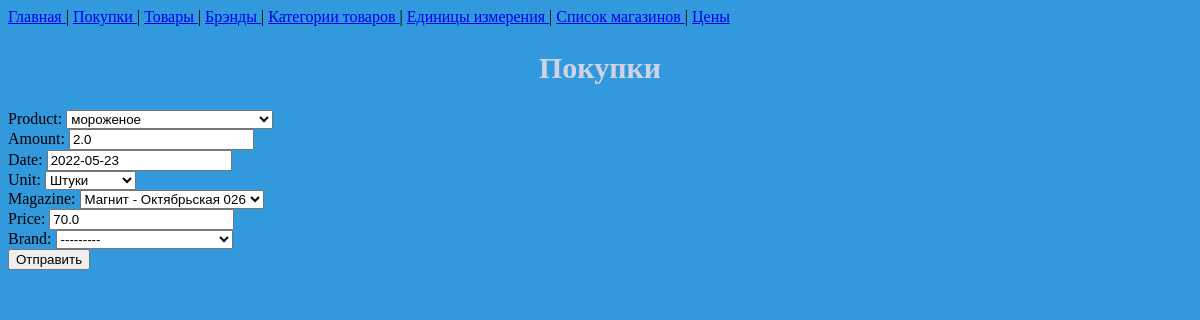
Page /buy/9 on the committed database.
### buy/models.py (models this page shows, shortened)
class Buy(models.Model):
    product = models.ForeignKey(Product, on_delete=models.PROTECT)
    amount = models.FloatField(validators=[MinValueValidator(0), ])
    date = models.DateField()
    unit = models.ForeignKey(Unit, on_delete=models.PROTECT)
    magazine = models.ForeignKey(Magazine, models.PROTECT)
    price = models.FloatField(validators=[MinValueValidator(0), ])
    brand = models.ForeignKey(Brand, models.PROTECT, null=True, blank=True)

### buy/views.py (the view)
# urls.py: path('buy/<int:pk>', views.UpdateBuy.as_view(), name='update-buy'),
class UpdateBuy(UpdateView):
    model = Buy
    form_class = BuyForm
    template_name = 'buy/buy.html'
    success_url = '/buy'

### buy/forms.py
class BuyForm(forms.ModelForm):
    class Meta:
        model = Buy
        fields = '__all__'

### buy/models.py (called while the page is built)
    def __str__(self):
        return self.name

    def __str__(self):
        return self.name

    def __str__(self):
        return self.name

    def __str__(self):
        return f'{self.name} - {self.address}'

### buy/templates/buy/buy.html (shortened to what this page needs)
{% extends 'buy/base.html' %}
{% block content %}
    {% include 'includes/navbar.html' %}
    <h2>Покупки  </h2>
    <form method="post">
        {% for field in form %}
            <div class="form-style {% if field.errors %} errors {% endif %} ">
                {{ field.label_tag }}
                {{ field }}
            </div>
        {% endfor %}
        <button type="submit">Отправить</button>
    </form>
{% endblock %}

### static/css/base.css (style rules this page uses)
html { background-color: #3199dc; }
h2 { color: #d2d2e5; text-align: center; font-family: "Comic Sans MS", "Comic Sans", cursive; font-size: 30px; }

### rows in the picture
Buy: form "мороженое" "2.0" "2022-05-23" "Штуки" "Магнит - Октябрьская 026" "70.0" "---------"

### other values in the picture
{{ field.label_tag }} "Product:" "Amount:" "Date:" "Unit:" "Magazine:" "Price:" "Brand:"
